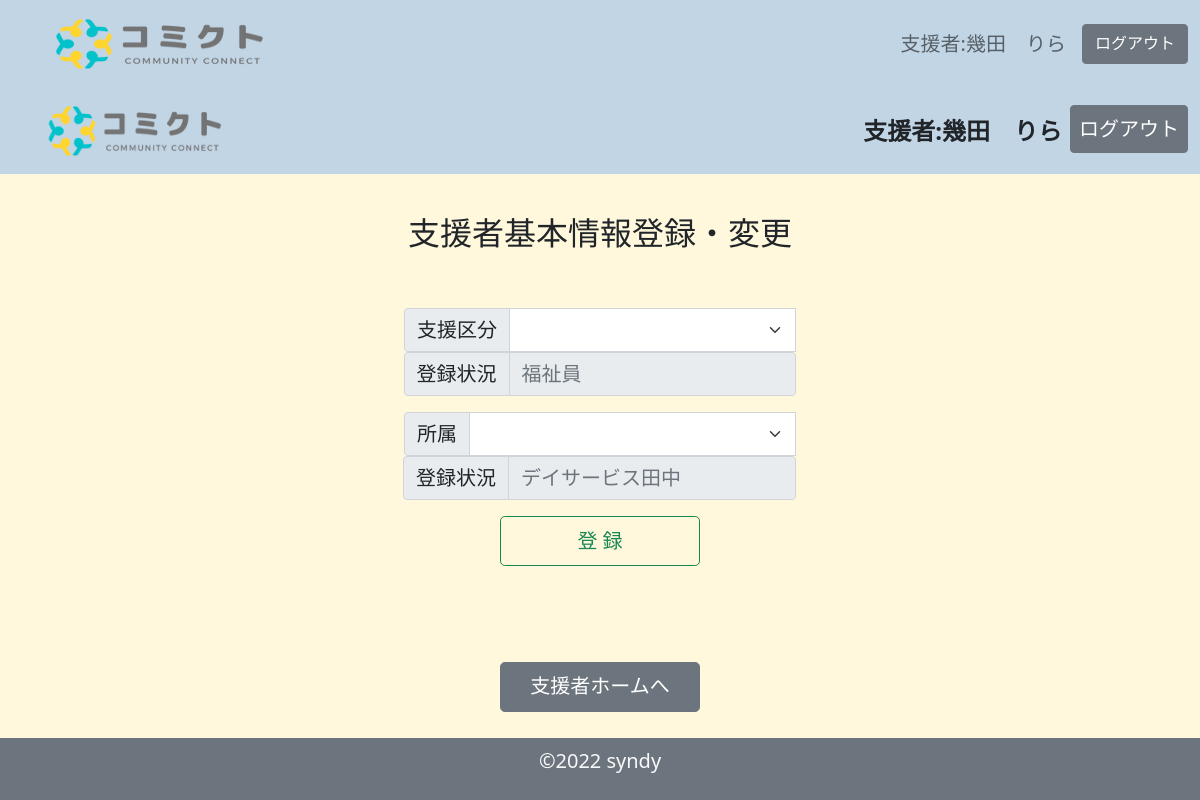
Page /sien_base.php (signed in) on the earlier database version.
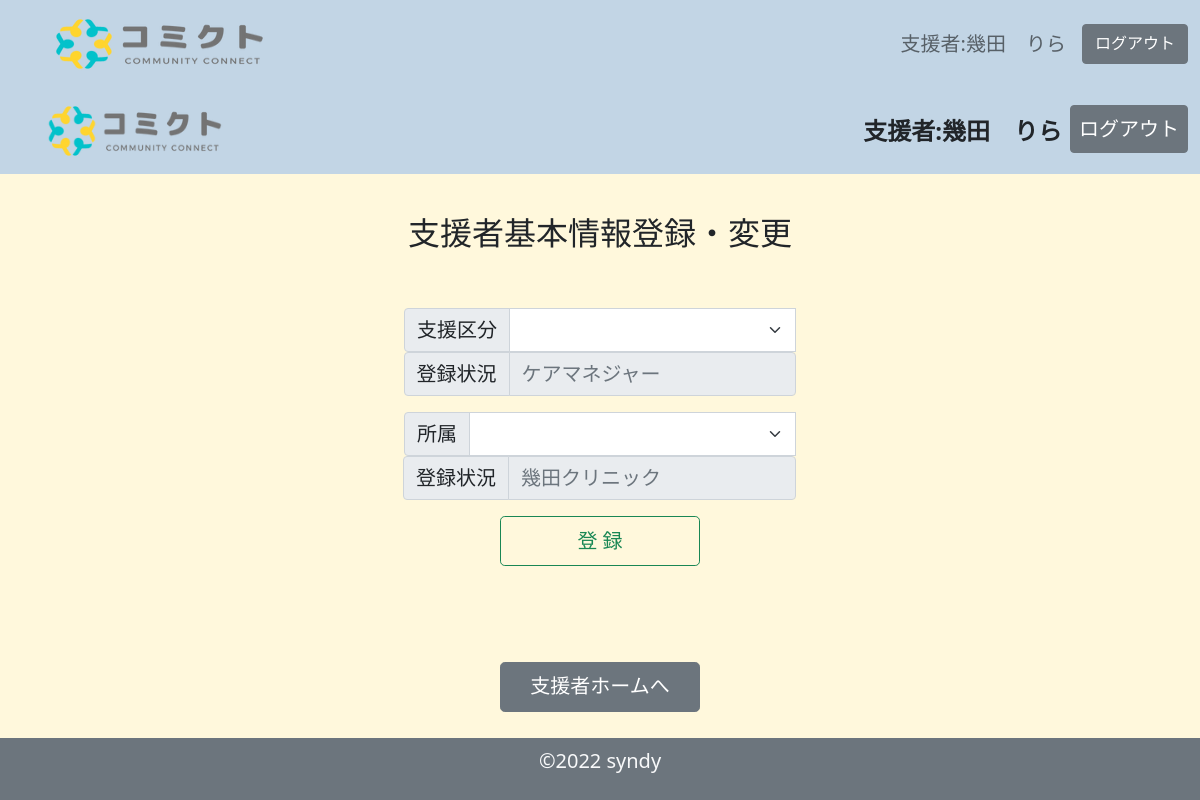
Same page on the later database version.
### tables this page shows
CREATE TABLE `belongs_table` (
  `id` int(11) NOT NULL,
  `belongs_id` int(11) NOT NULL,
  `belongs` varchar(128) NOT NULL
);

### sien_base.php (the view, shortened to what the changed rows need)
<?php
$id = $_SESSION['member_id'];
$pdo = connect_to_db();
$sql = 'SELECT result1_table.member_id,result1_table.mbname,result1_table.support_id,result1_table.support, result1_table.belongs_id,belongs_table.belongs FROM(SELECT result_table.member_id,result_table.mbname,result_table.support_id,support_table.support, result_table.belongs_id FROM(SELECT member_table.member_id,mbname,support_id,belongs_id FROM `member_table` LEFT OUTER JOIN supporter_table ON member_table.member_id=supporter_table.member_id WHERE member_table.member_id=:id) AS result_table LEFT OUTER JOIN support_table ON result_table.support_id=support_table.support_id) AS result1_table LEFT OUTER JOIN belongs_table ON result1_table.belongs_id=belongs_table.belongs_id ';
$stmt = $pdo->prepare($sql);
$stmt->bindValue(':id', $id, PDO::PARAM_STR);
try {
    $status = $stmt->execute();
} catch (PDOException $e) {
    echo json_encode(["sql error" => "{$e->getMessage()}"]);
    exit();
}
$result = $stmt->fetchAll(PDO::FETCH_ASSOC);
$output2 = "";
foreach ($result as $record2) {
    $output2 .= "{$record2["support"]}";
}
?>
<!DOCTYPE html>
<html lang="ja">
<head>
    <link href="https://cdn.jsdelivr.net/npm/bootstrap@5.1.3/dist/css/bootstrap.min.css" rel="stylesheet">
    <link rel="stylesheet" href="css/style_home_sien.css">
</head>
<body>
    <form action="sien_create.php" method="POST">
        <main class="mb-5">
            <div class="container-fluid">
                <div class="row justify-content-center  g-2">
                    <div class="input-group mb-3 justify-content-center" style="max-width: 400px;">
                        <form>
                            <fieldset disabled class="input-group justify-content-center" style="max-width: 400px;">
                                <div class="input-group justify-content-center">
                                    <span class="input-group-text fs-5" id="inputGroup-sizing-default">登録状況</span>
                                    <input type="text" class="form-control fs-5 " placeholder="<?= $output2 ?>" aria-label="Sizing example input" aria-describedby="inputGroup-sizing-default">
                                </div>
                            </fieldset>
                        </form>
                    </div>
                </div>
                <div class="row justify-content-center  g-2">
                    <div class="input-group mb-3 justify-content-center" style="max-width: 400px;">
                        <form>
                            <fieldset disabled class="input-group justify-content-center" style="max-width: 450px;">
                                <div class="input-group justify-content-center">
                                    <span class="input-group-text fs-5" id="inputGroup-sizing-default">登録状況</span>
                                    <input type="text" class="form-control fs-5 " placeholder="<?= $record2["belongs"] ?>" aria-label="Sizing example input" aria-describedby="inputGroup-sizing-default">
                                </div>
                            </fieldset>
                        </form>
                    </div>
                </div>
            </div>
    </form>
</body>
</html>

Differences in the rows shown:
changed belongs_table: belongs "デイサービス田中" → "幾田クリニック"
Other differences:
form field value: "福祉員" → "ケアマネジャー"
